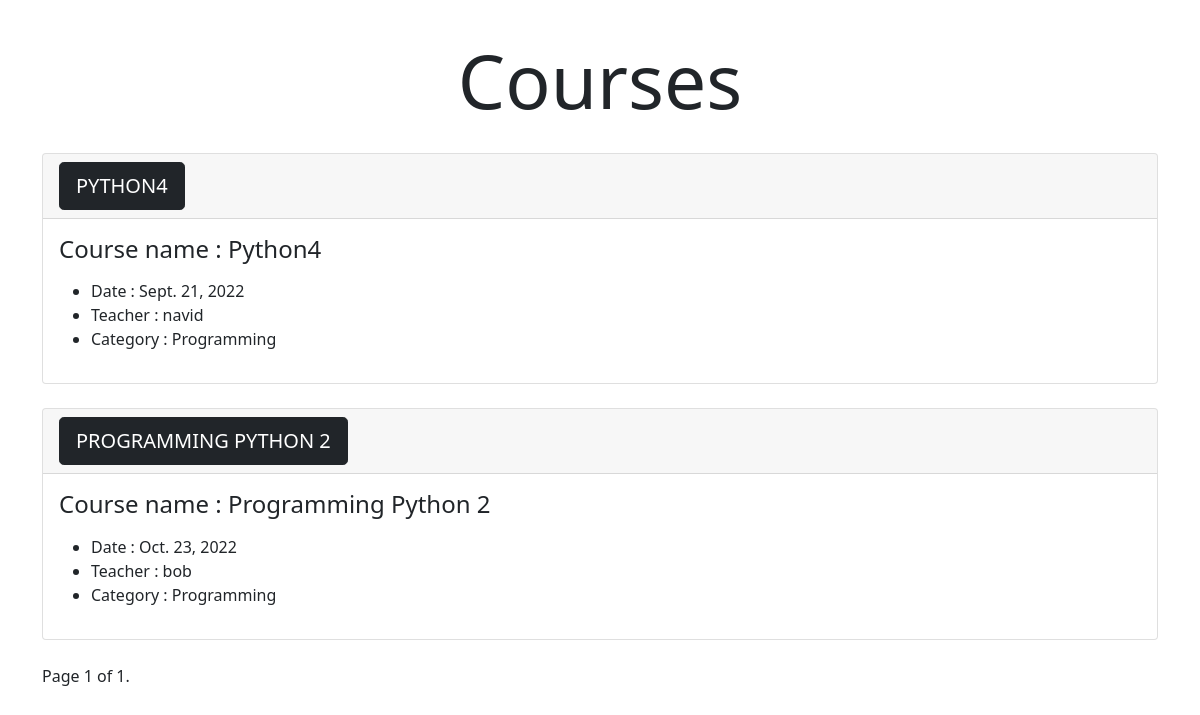
Screenshot of /course_category/4 with the database file from the repository.
### blog/models.py (models this page shows)
class Course(models.Model):
    name = models.CharField('Name', max_length=100)
    description = models.TextField('Description')
    upload_date = models.DateField('Upload Date', auto_now_add=True)
    file = models.FileField(upload_to = 'uploaded', null=True)
    teacher = models.ForeignKey(User, on_delete=models.CASCADE, null=True, default=None, blank=True)
    category = models.ForeignKey('Category', on_delete=models.CASCADE, null=True, default=None, blank=True, related_name='category')
    views = models.IntegerField(default=0)
    concession = models.IntegerField(default=0)
    viewers = models.TextField(default="", null=True, blank=True)
    price = models.CharField(default="$0", max_length=100)
    buyer = models.ManyToManyField(User, related_name='buyer', default=None, blank=True)
    tbuy = models.BooleanField(null=True)
    def __str__(self):
        return self.name

class Category(models.Model):
    name = models.CharField(max_length=30)
    parents = models.ForeignKey(
        'self', on_delete=models.CASCADE, null=True, default=None, blank=True, related_name='children',
        )
    def __str__(self):
        return self.name

### blog/views.py (the view)
# urls.py: path('course_category/<category_id>', views.course_category, name='category'),
def course_category(request, category_id):
    courses = Course.objects.filter(category=category_id)
    p = Paginator(courses, 2)
    page = request.GET.get('page')
    course_page = p.get_page(page)
    return render(
        request,
        'course_category.html',
        {"courses": course_page, }
    )

### templates/course_category.html (shortened to what this page needs)
{% extends 'base.html' %}
{% block content %}
{% load static %}
   <center>
        <p style="font-size: 75px;">Courses</p></center>
        {% for course in courses %}
            <div class="card">
                <div class="card-header">
                <a href="{% url 'course' course.id %}" class="btn btn-dark btn-lg" role="button">{{ course|upper }}</a>
                </div>
                <div class="card-body">
                <h4 class="card-title">Course name :  {{ course.name }}</h4>
                <p class="card-text">
                    <ul>
                        <li>Date :  {{ course.upload_date }}</li>
                        <li>Teacher :  {{ course.teacher }}</li>
                        <li>Category :  {{ course.category.parents }}</li>
                    </ul>
                </div>
            </div>
            <br>
            {% endfor %}
            <div class="pagination">
                <span class="step-links">
                    <span class="current">
                        Page {{ courses.number }} of {{ courses.paginator.num_pages }}.
                    </span>
                </span>
            </div>
            <br><br>
{% endblock %}

### rows the page displays
Course: name "PYTHON4", name "Python4", upload_date "Sept. 21, 2022", teacher "navid", category.parents "Programming"
Course: name "PROGRAMMING PYTHON 2", name "Programming Python 2", upload_date "Oct. 23, 2022", teacher "bob", category.parents "Programming"

### other values shown
{{ courses.number }} "1"
{{ courses.paginator.num_pages }} "1"
